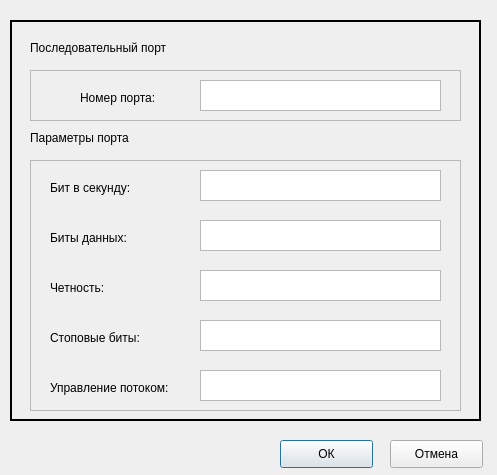
<?xml version="1.0" encoding="UTF-8"?>
<ui version="4.0">
 <class>Parametrs</class>
 <widget class="QDialog" name="Parametrs">
  <property name="geometry">
   <rect>
    <x>0</x>
    <y>0</y>
    <width>497</width>
    <height>475</height>
   </rect>
  </property>
  <property name="windowTitle">
   <string>Dialog</string>
  </property>
  <widget class="QFrame" name="frame">
   <property name="geometry">
    <rect>
     <x>10</x>
     <y>20</y>
     <width>471</width>
     <height>401</height>
    </rect>
   </property>
   <property name="frameShape">
    <enum>QFrame::Box</enum>
   </property>
   <property name="lineWidth">
    <number>2</number>
   </property>
   <property name="midLineWidth">
    <number>1</number>
   </property>
   <widget class="QLabel" name="label">
    <property name="geometry">
     <rect>
      <x>20</x>
      <y>20</y>
      <width>171</width>
      <height>16</height>
     </rect>
    </property>
    <property name="text">
     <string>Последовательный порт</string>
    </property>
   </widget>
   <widget class="QFrame" name="frame_2">
    <property name="geometry">
     <rect>
      <x>20</x>
      <y>50</y>
      <width>431</width>
      <height>51</height>
     </rect>
    </property>
    <property name="frameShape">
     <enum>QFrame::StyledPanel</enum>
    </property>
    <property name="frameShadow">
     <enum>QFrame::Raised</enum>
    </property>
    <widget class="QLabel" name="label_2">
     <property name="geometry">
      <rect>
       <x>50</x>
       <y>20</y>
       <width>91</width>
       <height>16</height>
      </rect>
     </property>
     <property name="text">
      <string>Номер порта:</string>
     </property>
    </widget>
    <widget class="QTextBrowser" name="textBrowser">
     <property name="geometry">
      <rect>
       <x>170</x>
       <y>10</y>
       <width>241</width>
       <height>31</height>
      </rect>
     </property>
    </widget>
   </widget>
   <widget class="QFrame" name="frame_3">
    <property name="geometry">
     <rect>
      <x>20</x>
      <y>140</y>
      <width>431</width>
      <height>251</height>
     </rect>
    </property>
    <property name="frameShape">
     <enum>QFrame::StyledPanel</enum>
    </property>
    <property name="frameShadow">
     <enum>QFrame::Raised</enum>
    </property>
    <widget class="QLabel" name="label_4">
     <property name="geometry">
      <rect>
       <x>20</x>
       <y>20</y>
       <width>91</width>
       <height>16</height>
      </rect>
     </property>
     <property name="text">
      <string>Бит в секунду:</string>
     </property>
    </widget>
    <widget class="QPlainTextEdit" name="plainTextEdit_2">
     <property name="geometry">
      <rect>
       <x>170</x>
       <y>10</y>
       <width>241</width>
       <height>31</height>
      </rect>
     </property>
    </widget>
    <widget class="QLabel" name="label_5">
     <property name="geometry">
      <rect>
       <x>20</x>
       <y>70</y>
       <width>91</width>
       <height>16</height>
      </rect>
     </property>
     <property name="text">
      <string>Биты данных:</string>
     </property>
    </widget>
    <widget class="QTextBrowser" name="textBrowser_3">
     <property name="geometry">
      <rect>
       <x>170</x>
       <y>60</y>
       <width>241</width>
       <height>31</height>
      </rect>
     </property>
    </widget>
    <widget class="QLabel" name="label_6">
     <property name="geometry">
      <rect>
       <x>20</x>
       <y>120</y>
       <width>91</width>
       <height>16</height>
      </rect>
     </property>
     <property name="text">
      <string>Четность:</string>
     </property>
    </widget>
    <widget class="QTextBrowser" name="textBrowser_4">
     <property name="geometry">
      <rect>
       <x>170</x>
       <y>110</y>
       <width>241</width>
       <height>31</height>
      </rect>
     </property>
    </widget>
    <widget class="QLabel" name="label_7">
     <property name="geometry">
      <rect>
       <x>20</x>
       <y>170</y>
       <width>111</width>
       <height>16</height>
      </rect>
     </property>
     <property name="text">
      <string>Стоповые биты:</string>
     </property>
    </widget>
    <widget class="QTextBrowser" name="textBrowser_5">
     <property name="geometry">
      <rect>
       <x>170</x>
       <y>160</y>
       <width>241</width>
       <height>31</height>
      </rect>
     </property>
    </widget>
    <widget class="QLabel" name="label_8">
     <property name="geometry">
      <rect>
       <x>20</x>
       <y>220</y>
       <width>141</width>
       <height>16</height>
      </rect>
     </property>
     <property name="text">
      <string>Управление потоком:</string>
     </property>
    </widget>
    <widget class="QTextBrowser" name="textBrowser_6">
     <property name="geometry">
      <rect>
       <x>170</x>
       <y>210</y>
       <width>241</width>
       <height>31</height>
      </rect>
     </property>
    </widget>
   </widget>
   <widget class="QLabel" name="label_3">
    <property name="geometry">
     <rect>
      <x>20</x>
      <y>110</y>
      <width>171</width>
      <height>16</height>
     </rect>
    </property>
    <property name="text">
     <string>Параметры порта</string>
    </property>
   </widget>
  </widget>
  <widget class="QPushButton" name="OK_button">
   <property name="geometry">
    <rect>
     <x>280</x>
     <y>440</y>
     <width>93</width>
     <height>28</height>
    </rect>
   </property>
   <property name="text">
    <string>ОК</string>
   </property>
  </widget>
  <widget class="QPushButton" name="Back_button">
   <property name="geometry">
    <rect>
     <x>390</x>
     <y>440</y>
     <width>93</width>
     <height>28</height>
    </rect>
   </property>
   <property name="text">
    <string>Отмена</string>
   </property>
  </widget>
 </widget>
 <resources/>
 <connections/>
</ui>
